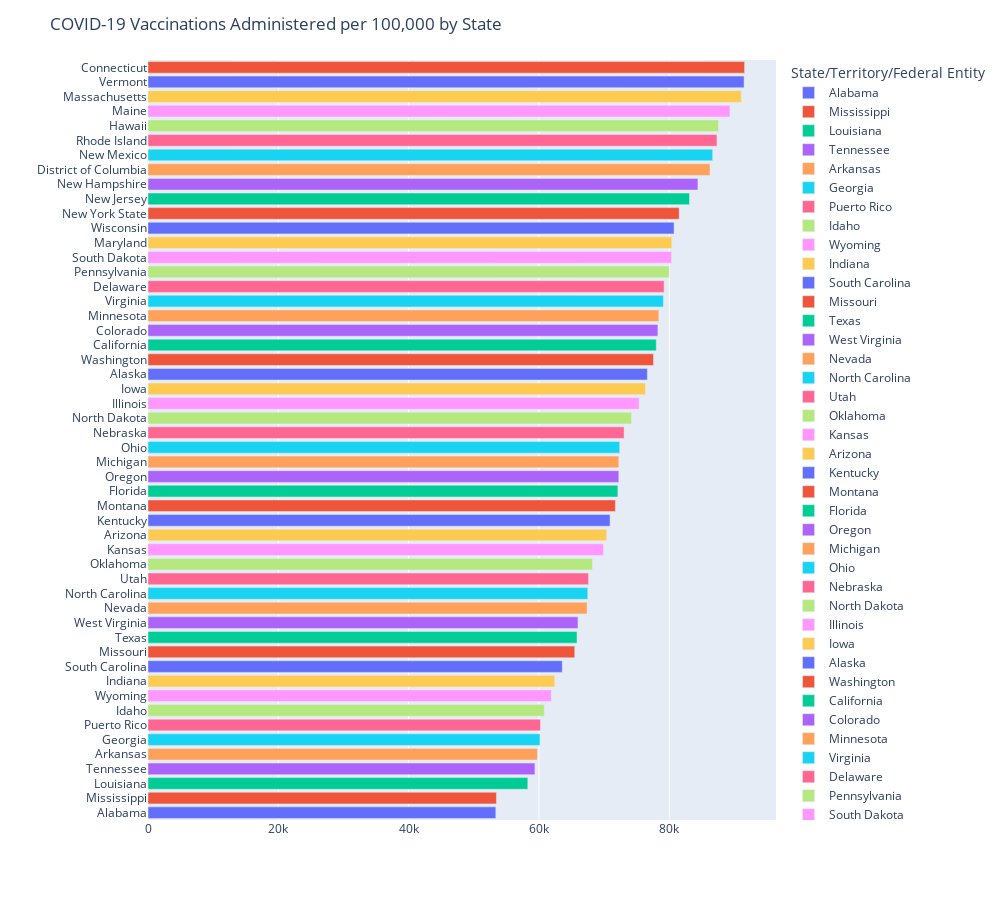

Write notebook code for a chart like this one.
### Code cell
# create a bar plot of vaccine doses administered per 100,000 categorized by state and sorted
fig = px.bar(vacc.sort_values('Doses Administered per 100k by State where Administered'), 
                 x='Doses Administered per 100k by State where Administered', y="State/Territory/Federal Entity", color='State/Territory/Federal Entity',  
                 orientation='h', width=1000, height=900)
fig.update_layout(title='COVID-19 Vaccinations Administered per 100,000 by State', xaxis_title="", yaxis_title="", 
                    yaxis_categoryorder = 'total ascending',
                    uniformtext_minsize=6, uniformtext_mode='hide')
fig.show()

### Figure 1 — Plotly figure (JSON) as saved in the notebook; plotly's stock layout.template omitted (floating-point values rounded to 4 significant figures)
{"data": [{"alignmentgroup": "True", "hovertemplate": "State/Territory/Federal Entity=%{y}<br>Doses Administered per 100k by State where Administered=%{x}<extra></extra>", "legendgroup": "Alabama", "marker": {"color": "#636efa"}, "name": "Alabama", "offsetgroup": "Alabama", "orientation": "h", "showlegend": true, "textposition": "auto", "type": "bar", "x": [53382], "xaxis": "x", "y": ["Alabama"], "yaxis": "y"}, {"alignmentgroup": "True", "hovertemplate": "State/Territory/Federal Entity=%{y}<br>Doses Administered per 100k by State where Administered=%{x}<extra></extra>", "legendgroup": "Mississippi", "marker": {"color": "#EF553B"}, "name": "Mississippi", "offsetgroup": "Mississippi", "orientation": "h", "showlegend": true, "textposition": "auto", "type": "bar", "x": [53475], "xaxis": "x", "y": ["Mississippi"], "yaxis": "y"}, {"alignmentgroup": "True", "hovertemplate": "State/Territory/Federal Entity=%{y}<br>Doses Administered per 100k by State where Administered=%{x}<extra></extra>", "legendgroup": "Louisiana", "marker": {"color": "#00cc96"}, "name": "Louisiana", "offsetgroup": "Louisiana", "orientation": "h", "showlegend": true, "textposition": "auto", "type": "bar", "x": [58290], "xaxis": "x", "y": ["Louisiana"], "yaxis": "y"}, {"alignmentgroup": "True", "hovertemplate": "State/Territory/Federal Entity=%{y}<br>Doses Administered per 100k by State where Administered=%{x}<extra></extra>", "legendgroup": "Tennessee", "marker": {"color": "#ab63fa"}, "name": "Tennessee", "offsetgroup": "Tennessee", "orientation": "h", "showlegend": true, "textposition": "auto", "type": "bar", "x": [59380], "xaxis": "x", "y": ["Tennessee"], "yaxis": "y"}, {"alignmentgroup": "True", "hovertemplate": "State/Territory/Federal Entity=%{y}<br>Doses Administered per 100k by State where Administered=%{x}<extra></extra>", "legendgroup": "Arkansas", "marker": {"color": "#FFA15A"}, "name": "Arkansas", "offsetgroup": "Arkansas", "orientation": "h", "showlegend": true, "textposition": "auto", "type": "bar", "x": [59772], "xaxis": "x", "y": ["Arkansas"], "yaxis": "y"}, {"alignmentgroup": "True", "hovertemplate": "State/Territory/Federal Entity=%{y}<br>Doses Administered per 100k by State where Administered=%{x}<extra></extra>", "legendgroup": "Georgia", "marker": {"color": "#19d3f3"}, "name": "Georgia", "offsetgroup": "Georgia", "orientation": "h", "showlegend": true, "textposition": "auto", "type": "bar", "x": [60155], "xaxis": "x", "y": ["Georgia"], "yaxis": "y"}, {"alignmentgroup": "True", "hovertemplate": "State/Territory/Federal Entity=%{y}<br>Doses Administered per 100k by State where Administered=%{x}<extra></extra>", "legendgroup": "Puerto Rico", "marker": {"color": "#FF6692"}, "name": "Puerto Rico", "offsetgroup": "Puerto Rico", "orientation": "h", "showlegend": true, "textposition": "auto", "type": "bar", "x": [60238], "xaxis": "x", "y": ["Puerto Rico"], "yaxis": "y"}, {"alignmentgroup": "True", "hovertemplate": "State/Territory/Federal Entity=%{y}<br>Doses Administered per 100k by State where Administered=%{x}<extra></extra>", "legendgroup": "Idaho", "marker": {"color": "#B6E880"}, "name": "Idaho", "offsetgroup": "Idaho", "orientation": "h", "showlegend": true, "textposition": "auto", "type": "bar", "x": [60837], "xaxis": "x", "y": ["Idaho"], "yaxis": "y"}, {"alignmentgroup": "True", "hovertemplate": "State/Territory/Federal Entity=%{y}<br>Doses Administered per 100k by State where Administered=%{x}<extra></extra>", "legendgroup": "Wyoming", "marker": {"color": "#FF97FF"}, "name": "Wyoming", "offsetgroup": "Wyoming", "orientation": "h", "showlegend": true, "textposition": "auto", "type": "bar", "x": [61895], "xaxis": "x", "y": ["Wyoming"], "yaxis": "y"}, {"alignmentgroup": "True", "hovertemplate": "State/Territory/Federal Entity=%{y}<br>Doses Administered per 100k by State where Administered=%{x}<extra></extra>", "legendgroup": "Indiana", "marker": {"color": "#FECB52"}, "name": "Indiana", "offsetgroup": "Indiana", "orientation": "h", "showlegend": true, "textposition": "auto", "type": "bar", "x": [62414], "xaxis": "x", "y": ["Indiana"], "yaxis": "y"}, {"alignmentgroup": "True", "hovertemplate": "State/Territory/Federal Entity=%{y}<br>Doses Administered per 100k by State where Administered=%{x}<extra></extra>", "legendgroup": "South Carolina", "marker": {"color": "#636efa"}, "name": "South Carolina", "offsetgroup": "South Carolina", "orientation": "h", "showlegend": true, "textposition": "auto", "type": "bar", "x": [63577], "xaxis": "x", "y": ["South Carolina"], "yaxis": "y"}, {"alignmentgroup": "True", "hovertemplate": "State/Territory/Federal Entity=%{y}<br>Doses Administered per 100k by State where Administered=%{x}<extra></extra>", "legendgroup": "Missouri", "marker": {"color": "#EF553B"}, "name": "Missouri", "offsetgroup": "Missouri", "orientation": "h", "showlegend": true, "textposition": "auto", "type": "bar", "x": [65495], "xaxis": "x", "y": ["Missouri"], "yaxis": "y"}, {"alignmentgroup": "True", "hovertemplate": "State/Territory/Federal Entity=%{y}<br>Doses Administered per 100k by State where Administered=%{x}<extra></extra>", "legendgroup": "Texas", "marker": {"color": "#00cc96"}, "name": "Texas", "offsetgroup": "Texas", "orientation": "h", "showlegend": true, "textposition": "auto", "type": "bar", "x": [65838], "xaxis": "x", "y": ["Texas"], "yaxis": "y"}, {"alignmentgroup": "True", "hovertemplate": "State/Territory/Federal Entity=%{y}<br>Doses Administered per 100k by State where Administered=%{x}<extra></extra>", "legendgroup": "West Virginia", "marker": {"color": "#ab63fa"}, "name": "West Virginia", "offsetgroup": "West Virginia", "orientation": "h", "showlegend": true, "textposition": "auto", "type": "bar", "x": [65986], "xaxis": "x", "y": ["West Virginia"], "yaxis": "y"}, {"alignmentgroup": "True", "hovertemplate": "State/Territory/Federal Entity=%{y}<br>Doses Administered per 100k by State where Administered=%{x}<extra></extra>", "legendgroup": "Nevada", "marker": {"color": "#FFA15A"}, "name": "Nevada", "offsetgroup": "Nevada", "orientation": "h", "showlegend": true, "textposition": "auto", "type": "bar", "x": [67384], "xaxis": "x", "y": ["Nevada"], "yaxis": "y"}, {"alignmentgroup": "True", "hovertemplate": "State/Territory/Federal Entity=%{y}<br>Doses Administered per 100k by State where Administered=%{x}<extra></extra>", "legendgroup": "North Carolina", "marker": {"color": "#19d3f3"}, "name": "North Carolina", "offsetgroup": "North Carolina", "orientation": "h", "showlegend": true, "textposition": "auto", "type": "bar", "x": [67491], "xaxis": "x", "y": ["North Carolina"], "yaxis": "y"}, {"alignmentgroup": "True", "hovertemplate": "State/Territory/Federal Entity=%{y}<br>Doses Administered per 100k by State where Administered=%{x}<extra></extra>", "legendgroup": "Utah", "marker": {"color": "#FF6692"}, "name": "Utah", "offsetgroup": "Utah", "orientation": "h", "showlegend": true, "textposition": "auto", "type": "bar", "x": [67613], "xaxis": "x", "y": ["Utah"], "yaxis": "y"}, {"alignmentgroup": "True", "hovertemplate": "State/Territory/Federal Entity=%{y}<br>Doses Administered per 100k by State where Administered=%{x}<extra></extra>", "legendgroup": "Oklahoma", "marker": {"color": "#B6E880"}, "name": "Oklahoma", "offsetgroup": "Oklahoma", "orientation": "h", "showlegend": true, "textposition": "auto", "type": "bar", "x": [68219], "xaxis": "x", "y": ["Oklahoma"], "yaxis": "y"}, {"alignmentgroup": "True", "hovertemplate": "State/Territory/Federal Entity=%{y}<br>Doses Administered per 100k by State where Administered=%{x}<extra></extra>", "legendgroup": "Kansas", "marker": {"color": "#FF97FF"}, "name": "Kansas", "offsetgroup": "Kansas", "orientation": "h", "showlegend": true, "textposition": "auto", "type": "bar", "x": [69897], "xaxis": "x", "y": ["Kansas"], "yaxis": "y"}, {"alignmentgroup": "True", "hovertemplate": "State/Territory/Federal Entity=%{y}<br>Doses Administered per 100k by State where Administered=%{x}<extra></extra>", "legendgroup": "Arizona", "marker": {"color": "#FECB52"}, "name": "Arizona", "offsetgroup": "Arizona", "orientation": "h", "showlegend": true, "textposition": "auto", "type": "bar", "x": [70394], "xaxis": "x", "y": ["Arizona"], "yaxis": "y"}, {"alignmentgroup": "True", "hovertemplate": "State/Territory/Federal Entity=%{y}<br>Doses Administered per 100k by State where Administered=%{x}<extra></extra>", "legendgroup": "Kentucky", "marker": {"color": "#636efa"}, "name": "Kentucky", "offsetgroup": "Kentucky", "orientation": "h", "showlegend": true, "textposition": "auto", "type": "bar", "x": [70911], "xaxis": "x", "y": ["Kentucky"], "yaxis": "y"}, {"alignmentgroup": "True", "hovertemplate": "State/Territory/Federal Entity=%{y}<br>Doses Administered per 100k by State where Administered=%{x}<extra></extra>", "legendgroup": "Montana", "marker": {"color": "#EF553B"}, "name": "Montana", "offsetgroup": "Montana", "orientation": "h", "showlegend": true, "textposition": "auto", "type": "bar", "x": [71735], "xaxis": "x", "y": ["Montana"], "yaxis": "y"}, {"alignmentgroup": "True", "hovertemplate": "State/Territory/Federal Entity=%{y}<br>Doses Administered per 100k by State where Administered=%{x}<extra></extra>", "legendgroup": "Florida", "marker": {"color": "#00cc96"}, "name": "Florida", "offsetgroup": "Florida", "orientation": "h", "showlegend": true, "textposition": "auto", "type": "bar", "x": [72112], "xaxis": "x", "y": ["Florida"], "yaxis": "y"}, {"alignmentgroup": "True", "hovertemplate": "State/Territory/Federal Entity=%{y}<br>Doses Administered per 100k by State where Administered=%{x}<extra></extra>", "legendgroup": "Oregon", "marker": {"color": "#ab63fa"}, "name": "Oregon", "offsetgroup": "Oregon", "orientation": "h", "showlegend": true, "textposition": "auto", "type": "bar", "x": [72253], "xaxis": "x", "y": ["Oregon"], "yaxis": "y"}, {"alignmentgroup": "True", "hovertemplate": "State/Territory/Federal Entity=%{y}<br>Doses Administered per 100k by State where Administered=%{x}<extra></extra>", "legendgroup": "Michigan", "marker": {"color": "#FFA15A"}, "name": "Michigan", "offsetgroup": "Michigan", "orientation": "h", "showlegend": true, "textposition": "auto", "type": "bar", "x": [72257], "xaxis": "x", "y": ["Michigan"], "yaxis": "y"}, {"alignmentgroup": "True", "hovertemplate": "State/Territory/Federal Entity=%{y}<br>Doses Administered per 100k by State where Administered=%{x}<extra></extra>", "legendgroup": "Ohio", "marker": {"color": "#19d3f3"}, "name": "Ohio", "offsetgroup": "Ohio", "orientation": "h", "showlegend": true, "textposition": "auto", "type": "bar", "x": [72390], "xaxis": "x", "y": ["Ohio"], "yaxis": "y"}, {"alignmentgroup": "True", "hovertemplate": "State/Territory/Federal Entity=%{y}<br>Doses Administered per 100k by State where Administered=%{x}<extra></extra>", "legendgroup": "Nebraska", "marker": {"color": "#FF6692"}, "name": "Nebraska", "offsetgroup": "Nebraska", "orientation": "h", "showlegend": true, "textposition": "auto", "type": "bar", "x": [73065], "xaxis": "x", "y": ["Nebraska"], "yaxis": "y"}, {"alignmentgroup": "True", "hovertemplate": "State/Territory/Federal Entity=%{y}<br>Doses Administered per 100k by State where Administered=%{x}<extra></extra>", "legendgroup": "North Dakota", "marker": {"color": "#B6E880"}, "name": "North Dakota", "offsetgroup": "North Dakota", "orientation": "h", "showlegend": true, "textposition": "auto", "type": "bar", "x": [74206], "xaxis": "x", "y": ["North Dakota"], "yaxis": "y"}, {"alignmentgroup": "True", "hovertemplate": "State/Territory/Federal Entity=%{y}<br>Doses Administered per 100k by State where Administered=%{x}<extra></extra>", "legendgroup": "Illinois", "marker": {"color": "#FF97FF"}, "name": "Illinois", "offsetgroup": "Illinois", "orientation": "h", "showlegend": true, "textposition": "auto", "type": "bar", "x": [75374], "xaxis": "x", "y": ["Illinois"], "yaxis": "y"}, {"alignmentgroup": "True", "hovertemplate": "State/Territory/Federal Entity=%{y}<br>Doses Administered per 100k by State where Administered=%{x}<extra></extra>", "legendgroup": "Iowa", "marker": {"color": "#FECB52"}, "name": "Iowa", "offsetgroup": "Iowa", "orientation": "h", "showlegend": true, "textposition": "auto", "type": "bar", "x": [76352], "xaxis": "x", "y": ["Iowa"], "yaxis": "y"}, {"alignmentgroup": "True", "hovertemplate": "State/Territory/Federal Entity=%{y}<br>Doses Administered per 100k by State where Administered=%{x}<extra></extra>", "legendgroup": "Alaska", "marker": {"color": "#636efa"}, "name": "Alaska", "offsetgroup": "Alaska", "orientation": "h", "showlegend": true, "textposition": "auto", "type": "bar", "x": [76641], "xaxis": "x", "y": ["Alaska"], "yaxis": "y"}, {"alignmentgroup": "True", "hovertemplate": "State/Territory/Federal Entity=%{y}<br>Doses Administered per 100k by State where Administered=%{x}<extra></extra>", "legendgroup": "Washington", "marker": {"color": "#EF553B"}, "name": "Washington", "offsetgroup": "Washington", "orientation": "h", "showlegend": true, "textposition": "auto", "type": "bar", "x": [77579], "xaxis": "x", "y": ["Washington"], "yaxis": "y"}, {"alignmentgroup": "True", "hovertemplate": "State/Territory/Federal Entity=%{y}<br>Doses Administered per 100k by State where Administered=%{x}<extra></extra>", "legendgroup": "California", "marker": {"color": "#00cc96"}, "name": "California", "offsetgroup": "California", "orientation": "h", "showlegend": true, "textposition": "auto", "type": "bar", "x": [78003], "xaxis": "x", "y": ["California"], "yaxis": "y"}, {"alignmentgroup": "True", "hovertemplate": "State/Territory/Federal Entity=%{y}<br>Doses Administered per 100k by State where Administered=%{x}<extra></extra>", "legendgroup": "Colorado", "marker": {"color": "#ab63fa"}, "name": "Colorado", "offsetgroup": "Colorado", "orientation": "h", "showlegend": true, "textposition": "auto", "type": "bar", "x": [78252], "xaxis": "x", "y": ["Colorado"], "yaxis": "y"}, {"alignmentgroup": "True", "hovertemplate": "State/Territory/Federal Entity=%{y}<br>Doses Administered per 100k by State where Administered=%{x}<extra></extra>", "legendgroup": "Minnesota", "marker": {"color": "#FFA15A"}, "name": "Minnesota", "offsetgroup": "Minnesota", "orientation": "h", "showlegend": true, "textposition": "auto", "type": "bar", "x": [78397], "xaxis": "x", "y": ["Minnesota"], "yaxis": "y"}, {"alignmentgroup": "True", "hovertemplate": "State/Territory/Federal Entity=%{y}<br>Doses Administered per 100k by State where Administered=%{x}<extra></extra>", "legendgroup": "Virginia", "marker": {"color": "#19d3f3"}, "name": "Virginia", "offsetgroup": "Virginia", "orientation": "h", "showlegend": true, "textposition": "auto", "type": "bar", "x": [79096], "xaxis": "x", "y": ["Virginia"], "yaxis": "y"}, {"alignmentgroup": "True", "hovertemplate": "State/Territory/Federal Entity=%{y}<br>Doses Administered per 100k by State where Administered=%{x}<extra></extra>", "legendgroup": "Delaware", "marker": {"color": "#FF6692"}, "name": "Delaware", "offsetgroup": "Delaware", "orientation": "h", "showlegend": true, "textposition": "auto", "type": "bar", "x": [79208], "xaxis": "x", "y": ["Delaware"], "yaxis": "y"}, {"alignmentgroup": "True", "hovertemplate": "State/Territory/Federal Entity=%{y}<br>Doses Administered per 100k by State where Administered=%{x}<extra></extra>", "legendgroup": "Pennsylvania", "marker": {"color": "#B6E880"}, "name": "Pennsylvania", "offsetgroup": "Pennsylvania", "orientation": "h", "showlegend": true, "textposition": "auto", "type": "bar", "x": [79977], "xaxis": "x", "y": ["Pennsylvania"], "yaxis": "y"}, {"alignmentgroup": "True", "hovertemplate": "State/Territory/Federal Entity=%{y}<br>Doses Administered per 100k by State where Administered=%{x}<extra></extra>", "legendgroup": "South Dakota", "marker": {"color": "#FF97FF"}, "name": "South Dakota", "offsetgroup": "South Dakota", "orientation": "h", "showlegend": true, "textposition": "auto", "type": "bar", "x": [80342], "xaxis": "x", "y": ["South Dakota"], "yaxis": "y"}, {"alignmentgroup": "True", "hovertemplate": "State/Territory/Federal Entity=%{y}<br>Doses Administered per 100k by State where Administered=%{x}<extra></extra>", "legendgroup": "Maryland", "marker": {"color": "#FECB52"}, "name": "Maryland", "offsetgroup": "Maryland", "orientation": "h", "showlegend": true, "textposition": "auto", "type": "bar", "x": [80382], "xaxis": "x", "y": ["Maryland"], "yaxis": "y"}, {"alignmentgroup": "True", "hovertemplate": "State/Territory/Federal Entity=%{y}<br>Doses Administered per 100k by State where Administered=%{x}<extra></extra>", "legendgroup": "Wisconsin", "marker": {"color": "#636efa"}, "name": "Wisconsin", "offsetgroup": "Wisconsin", "orientation": "h", "showlegend": true, "textposition": "auto", "type": "bar", "x": [80735], "xaxis": "x", "y": ["Wisconsin"], "yaxis": "y"}, {"alignmentgroup": "True", "hovertemplate": "State/Territory/Federal Entity=%{y}<br>Doses Administered per 100k by State where Administered=%{x}<extra></extra>", "legendgroup": "New York State", "marker": {"color": "#EF553B"}, "name": "New York State", "offsetgroup": "New York State", "orientation": "h", "showlegend": true, "textposition": "auto", "type": "bar", "x": [81520], "xaxis": "x", "y": ["New York State"], "yaxis": "y"}, {"alignmentgroup": "True", "hovertemplate": "State/Territory/Federal Entity=%{y}<br>Doses Administered per 100k by State where Administered=%{x}<extra></extra>", "legendgroup": "New Jersey", "marker": {"color": "#00cc96"}, "name": "New Jersey", "offsetgroup": "New Jersey", "orientation": "h", "showlegend": true, "textposition": "auto", "type": "bar", "x": [83101], "xaxis": "x", "y": ["New Jersey"], "yaxis": "y"}, {"alignmentgroup": "True", "hovertemplate": "State/Territory/Federal Entity=%{y}<br>Doses Administered per 100k by State where Administered=%{x}<extra></extra>", "legendgroup": "New Hampshire", "marker": {"color": "#ab63fa"}, "name": "New Hampshire", "offsetgroup": "New Hampshire", "orientation": "h", "showlegend": true, "textposition": "auto", "type": "bar", "x": [84394], "xaxis": "x", "y": ["New Hampshire"], "yaxis": "y"}, {"alignmentgroup": "True", "hovertemplate": "State/Territory/Federal Entity=%{y}<br>Doses Administered per 100k by State where Administered=%{x}<extra></extra>", "legendgroup": "District of Columbia", "marker": {"color": "#FFA15A"}, "name": "District of Columbia", "offsetgroup": "District of Columbia", "orientation": "h", "showlegend": true, "textposition": "auto", "type": "bar", "x": [86250], "xaxis": "x", "y": ["District of Columbia"], "yaxis": "y"}, {"alignmentgroup": "True", "hovertemplate": "State/Territory/Federal Entity=%{y}<br>Doses Administered per 100k by State where Administered=%{x}<extra></extra>", "legendgroup": "New Mexico", "marker": {"color": "#19d3f3"}, "name": "New Mexico", "offsetgroup": "New Mexico", "orientation": "h", "showlegend": true, "textposition": "auto", "type": "bar", "x": [86661], "xaxis": "x", "y": ["New Mexico"], "yaxis": "y"}, {"alignmentgroup": "True", "hovertemplate": "State/Territory/Federal Entity=%{y}<br>Doses Administered per 100k by State where Administered=%{x}<extra></extra>", "legendgroup": "Rhode Island", "marker": {"color": "#FF6692"}, "name": "Rhode Island", "offsetgroup": "Rhode Island", "orientation": "h", "showlegend": true, "textposition": "auto", "type": "bar", "x": [87319], "xaxis": "x", "y": ["Rhode Island"], "yaxis": "y"}, {"alignmentgroup": "True", "hovertemplate": "State/Territory/Federal Entity=%{y}<br>Doses Administered per 100k by State where Administered=%{x}<extra></extra>", "legendgroup": "Hawaii", "marker": {"color": "#B6E880"}, "name": "Hawaii", "offsetgroup": "Hawaii", "orientation": "h", "showlegend": true, "textposition": "auto", "type": "bar", "x": [87566], "xaxis": "x", "y": ["Hawaii"], "yaxis": "y"}, {"alignmentgroup": "True", "hovertemplate": "State/Territory/Federal Entity=%{y}<br>Doses Administered per 100k by State where Administered=%{x}<extra></extra>", "legendgroup": "Maine", "marker": {"color": "#FF97FF"}, "name": "Maine", "offsetgroup": "Maine", "orientation": "h", "showlegend": true, "textposition": "auto", "type": "bar", "x": [89312], "xaxis": "x", "y": ["Maine"], "yaxis": "y"}, {"alignmentgroup": "True", "hovertemplate": "State/Territory/Federal Entity=%{y}<br>Doses Administered per 100k by State where Administered=%{x}<extra></extra>", "legendgroup": "Massachusetts", "marker": {"color": "#FECB52"}, "name": "Massachusetts", "offsetgroup": "Massachusetts", "orientation": "h", "showlegend": true, "textposition": "auto", "type": "bar", "x": [91061], "xaxis": "x", "y": ["Massachusetts"], "yaxis": "y"}, {"alignmentgroup": "True", "hovertemplate": "State/Territory/Federal Entity=%{y}<br>Doses Administered per 100k by State where Administered=%{x}<extra></extra>", "legendgroup": "Vermont", "marker": {"color": "#636efa"}, "name": "Vermont", "offsetgroup": "Vermont", "orientation": "h", "showlegend": true, "textposition": "auto", "type": "bar", "x": [91480], "xaxis": "x", "y": ["Vermont"], "yaxis": "y"}, {"alignmentgroup": "True", "hovertemplate": "State/Territory/Federal Entity=%{y}<br>Doses Administered per 100k by State where Administered=%{x}<extra></extra>", "legendgroup": "Connecticut", "marker": {"color": "#EF553B"}, "name": "Connecticut", "offsetgroup": "Connecticut", "orientation": "h", "showlegend": true, "textposition": "auto", "type": "bar", "x": [91559], "xaxis": "x", "y": ["Connecticut"], "yaxis": "y"}], "layout": {"barmode": "relative", "height": 900, "legend": {"title": {"text": "State/Territory/Federal Entity"}, "tracegroupgap": 0}, "margin": {"t": 60}, "title": {"text": "COVID-19 Vaccinations Administered per 100,000 by State"}, "uniformtext": {"minsize": 6, "mode": "hide"}, "width": 1000, "xaxis": {"anchor": "y", "domain": [0, 1], "title": {"text": ""}}, "yaxis": {"anchor": "x", "categoryarray": ["Connecticut", "Vermont", "Massachusetts", "Maine", "Hawaii", "Rhode Island", "New Mexico", "District of Columbia", "New Hampshire", "New Jersey", "New York State", "Wisconsin", "Maryland", "South Dakota", "Pennsylvania", "Delaware", "Virginia", "Minnesota", "Colorado", "California", "Washington", "Alaska", "Iowa", "Illinois", "North Dakota", "Nebraska", "Ohio", "Michigan", "Oregon", "Florida", "Montana", "Kentucky", "Arizona", "Kansas", "Oklahoma", "Utah", "North Carolina", "Nevada", "West Virginia", "Texas", "Missouri", "South Carolina", "Indiana", "Wyoming", "Idaho", "Puerto Rico", "Georgia", "Arkansas", "Tennessee", "Louisiana", "Mississippi", "Alabama"], "categoryorder": "total ascending", "domain": [0, 1], "title": {"text": ""}}}}
